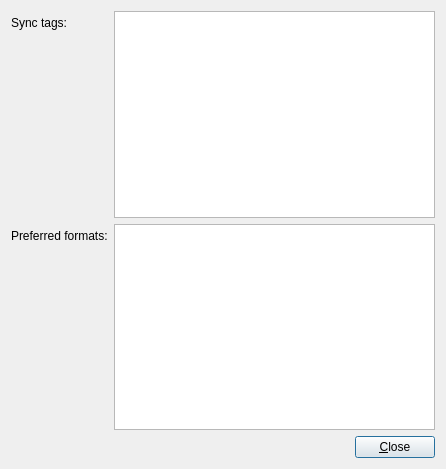
<?xml version="1.0" encoding="UTF-8"?>
<ui version="4.0">
 <class>Dialog</class>
 <widget class="QDialog" name="Dialog">
  <property name="geometry">
   <rect>
    <x>0</x>
    <y>0</y>
    <width>446</width>
    <height>469</height>
   </rect>
  </property>
  <property name="windowTitle">
   <string>Dialog</string>
  </property>
  <layout class="QVBoxLayout" name="verticalLayout">
   <item>
    <layout class="QFormLayout" name="formLayout">
     <property name="fieldGrowthPolicy">
      <enum>QFormLayout::AllNonFixedFieldsGrow</enum>
     </property>
     <item row="0" column="0">
      <widget class="QLabel" name="label_3">
       <property name="text">
        <string>Sync tags:</string>
       </property>
       <property name="wordWrap">
        <bool>true</bool>
       </property>
      </widget>
     </item>
     <item row="0" column="1">
      <widget class="QListWidget" name="tags">
       <property name="selectionMode">
        <enum>QAbstractItemView::ExtendedSelection</enum>
       </property>
      </widget>
     </item>
     <item row="1" column="0">
      <widget class="QLabel" name="label_4">
       <property name="text">
        <string>Preferred formats:</string>
       </property>
      </widget>
     </item>
     <item row="1" column="1">
      <widget class="QListWidget" name="formats">
       <property name="selectionMode">
        <enum>QAbstractItemView::MultiSelection</enum>
       </property>
      </widget>
     </item>
    </layout>
   </item>
   <item>
    <layout class="QHBoxLayout" name="horizontalLayout">
     <item>
      <spacer name="horizontalSpacer">
       <property name="orientation">
        <enum>Qt::Horizontal</enum>
       </property>
       <property name="sizeHint" stdset="0">
        <size>
         <width>40</width>
         <height>20</height>
        </size>
       </property>
      </spacer>
     </item>
     <item>
      <widget class="QPushButton" name="pushButton">
       <property name="text">
        <string>&amp;Close</string>
       </property>
      </widget>
     </item>
    </layout>
   </item>
  </layout>
 </widget>
 <resources/>
 <connections>
  <connection>
   <sender>pushButton</sender>
   <signal>clicked()</signal>
   <receiver>Dialog</receiver>
   <slot>accept()</slot>
   <hints>
    <hint type="sourcelabel">
     <x>420</x>
     <y>449</y>
    </hint>
    <hint type="destinationlabel">
     <x>238</x>
     <y>456</y>
    </hint>
   </hints>
  </connection>
 </connections>
</ui>
